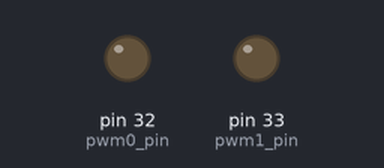
Bench run of a program on a simulated Raspberry Pi (header pin numbers). On the bench: output pins drawn as LEDs (lit = HIGH).

Above: at 0.05 s.
At 4.55 s:
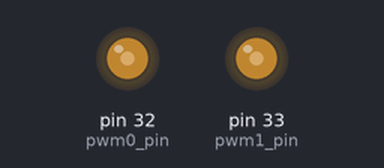
At 9.05 s:
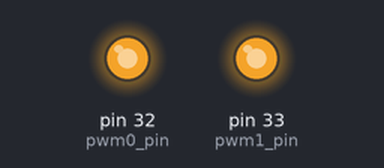
At 18.15 s:
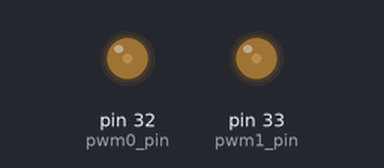
Timing chart, 0 to 26.0 s (numbered marks = the images above):
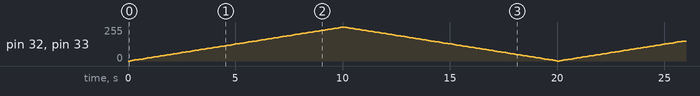

The program:

gpio_pwm.py
```python
import RPi.GPIO as GPIO
import time

pwm0_pin = 32 # also 12
pwm1_pin = 33

default_cycle = 95
delay =  0.1 #delay for sleep in seconds

GPIO.setmode(GPIO.BOARD)

GPIO.setup(pwm0_pin, GPIO.OUT)
GPIO.setup(pwm1_pin, GPIO.OUT)

pwm0 = GPIO.PWM(pwm0_pin, 50)
pwm1 = GPIO.PWM(pwm1_pin, 50)

pwm0.start(default_cycle)
pwm1.start(default_cycle)

try:
	while True:

		i = 0
		while i < 100:
			pwm0.ChangeDutyCycle(i)
			pwm1.ChangeDutyCycle(i)
			time.sleep(delay)
			i += 1

		while i > 0:
			pwm0.ChangeDutyCycle(i)
			pwm1.ChangeDutyCycle(i)
			time.sleep(delay)
			i -= 1

except KeyboardInterrupt:
	pwm0.stop()
	GPIO.cleanup()
```
